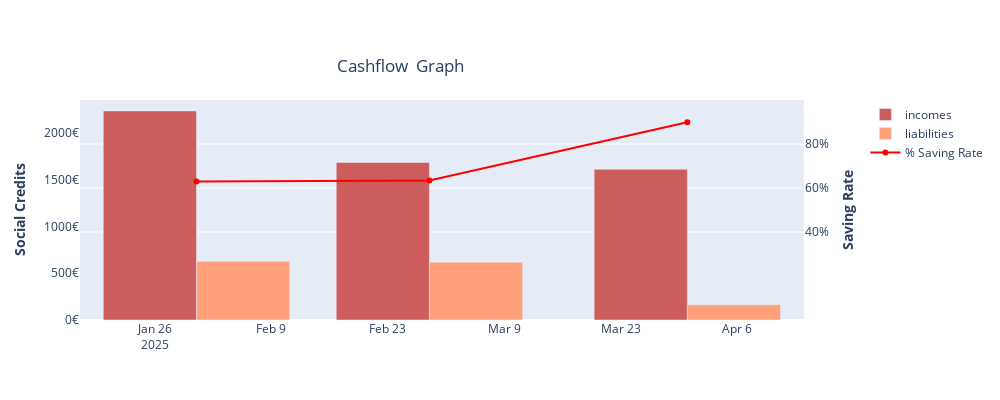

The notebook cell saved with this chart:
### Code cell
fig_cashflow = FinPlot.plot_cashflow(df_m_cashflow)
fig_cashflow.show()

### Figure 1 — Plotly figure (JSON) as saved in the notebook; plotly's stock layout.template omitted (floating-point values rounded to 4 significant figures)
{"data": [{"marker": {"color": "indianred"}, "name": "incomes", "type": "bar", "x": ["2025-01-31T00:00:00", "2025-02-28T00:00:00", "2025-03-31T00:00:00"], "xaxis": "x", "y": [2231, 1682.0, 1608.0], "yaxis": "y"}, {"marker": {"color": "lightsalmon"}, "name": "liabilities", "type": "bar", "x": ["2025-01-31T00:00:00", "2025-02-28T00:00:00", "2025-03-31T00:00:00"], "xaxis": "x", "y": [626.0, 616.1, 162.7], "yaxis": "y"}, {"line": {"color": "red"}, "name": "% Saving Rate", "type": "scatter", "x": ["2025-01-31T00:00:00", "2025-02-28T00:00:00", "2025-03-31T00:00:00"], "xaxis": "x", "y": [62.98, 63.38, 89.88], "yaxis": "y2"}], "layout": {"barmode": "group", "height": 400, "title": {"text": "Cashflow  Graph", "x": 0.4, "y": 0.85}, "width": 1000, "xaxis": {"anchor": "y", "domain": [0, 0.94], "tickangle": 0}, "yaxis": {"anchor": "x", "domain": [0, 1], "showgrid": false, "side": "left", "tickmode": "array", "ticktext": ["0€", "500€", "1000€", "1500€", "2000€", "2500€"], "tickvals": [0, 500, 1000, 1500, 2000, 2500], "title": {"text": "<b>Social Credits</b>"}}, "yaxis2": {"anchor": "x", "overlaying": "y", "range": [0, 100], "side": "right", "tickmode": "array", "ticktext": ["40%", "60%", "80%"], "tickvals": [40, 60, 80], "title": {"text": "<b>Saving Rate</b>"}}}}
